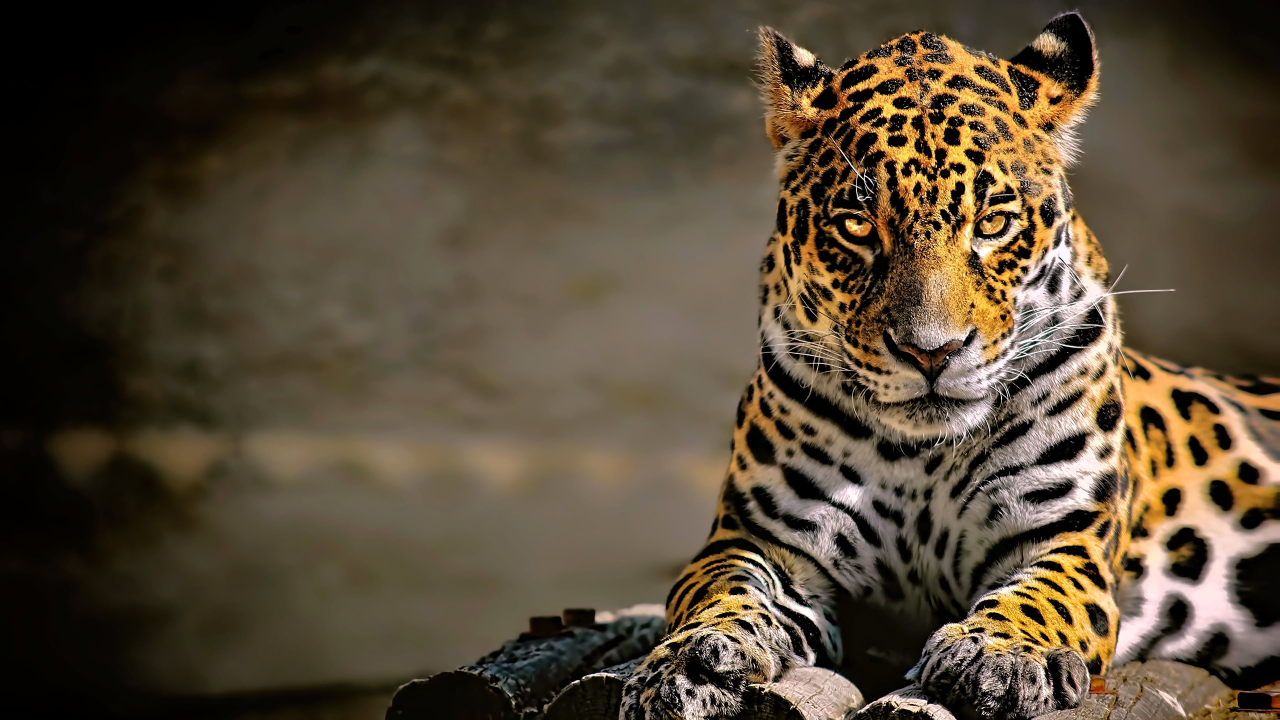
#> input picture pilow/jaguar.jpg, 3840 x 2160 px (shown at 1/3 size)
$ python pilow.py
#> lines starting #> are read from the running program, lines starting #| are printed output that depends on the picture
from PIL import Image
from PIL import ImageFont, ImageDraw


def new_foto(name):
#> called with name = 'jaguar.jpg'
    image = Image.open(name)
#> image is the input picture: PIL image 3840x2160 RGB; mean R, G, B 85, 71.9, 53.2
    w, h = image.size
#> w = 3840; h = 2160
    return image.resize((w // 2, h // 2))


im = new_foto('jaguar.jpg')
im_2 = new_foto('babotka.png')
#> call 2 of new_foto, with name = 'babotka.png'
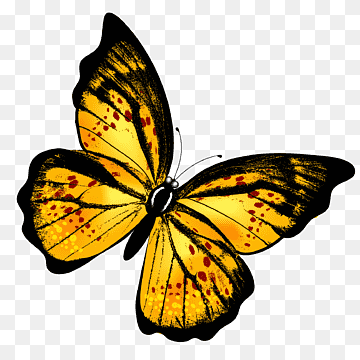
#> input picture pilow/babotka.png, 360 x 360 px
#> in new_foto, image is the input picture: PIL image 360x360 P; mean R, G, B 201.2, 188.9, 159.6
#> in new_foto (call 2), `return image.resize((w // 2, h // 2))`:
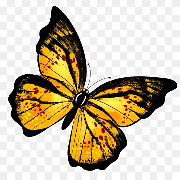
#> returned value: PIL image 180x180 P; mean R, G, B 201.2, 188.9, 159.6

im.paste(im_2, (900, 300))
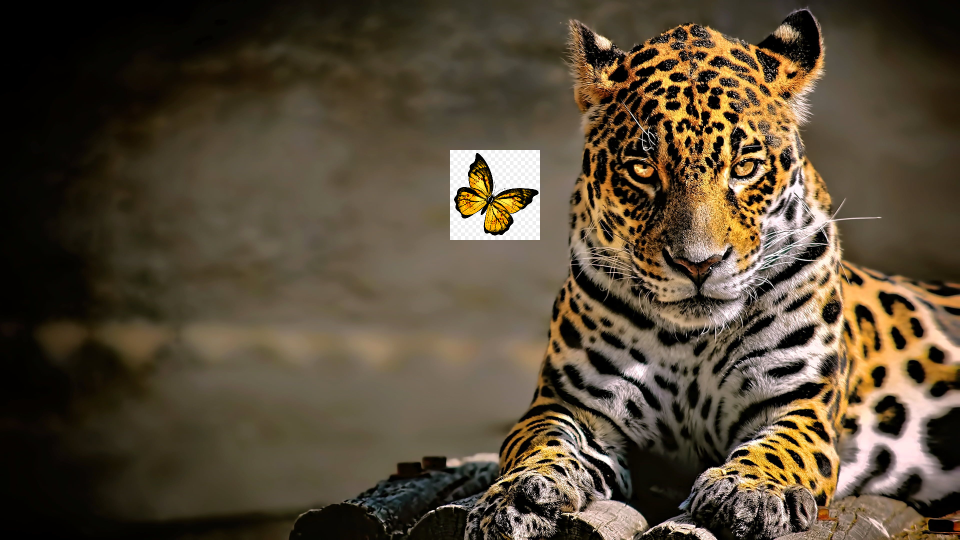
#> im: PIL image 1920x1080 RGB (shown at 1/2 size); mean R, G, B 86.3, 73.2, 54.3

draw = ImageDraw.Draw(im)

font = ImageFont.truetype('Swiftchops.ttf', 300)
draw.text((0,0),'Leopard',font=font,fill='orange')
im.show('hhh')
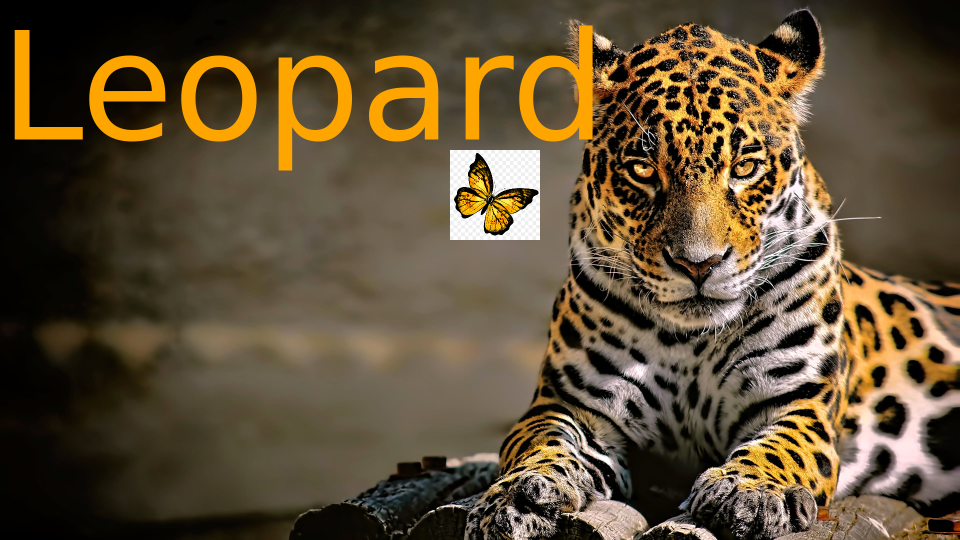
#> shown: PIL image 1920x1080 RGB (shown at 1/2 size); mean R, G, B 93.8, 77.7, 53
